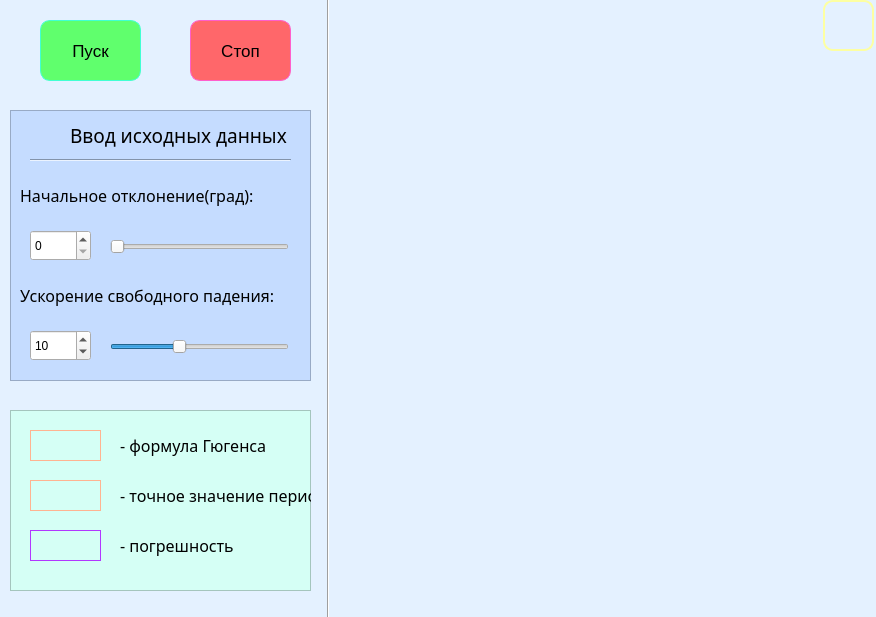
<?xml version="1.0" encoding="UTF-8"?>
<ui version="4.0">
 <class>Mathemati</class>
 <widget class="QDialog" name="Mathemati">
  <property name="geometry">
   <rect>
    <x>0</x>
    <y>0</y>
    <width>876</width>
    <height>617</height>
   </rect>
  </property>
  <property name="font">
   <font>
    <pointsize>11</pointsize>
   </font>
  </property>
  <property name="windowTitle">
   <string>Dialog</string>
  </property>
  <property name="styleSheet">
   <string notr="true">background-color:rgb(228, 241, 255)</string>
  </property>
  <widget class="QPushButton" name="pushButton_2">
   <property name="geometry">
    <rect>
     <x>40</x>
     <y>20</y>
     <width>101</width>
     <height>61</height>
    </rect>
   </property>
   <property name="font">
    <font>
     <pointsize>13</pointsize>
     <weight>50</weight>
     <bold>false</bold>
     <underline>false</underline>
    </font>
   </property>
   <property name="mouseTracking">
    <bool>false</bool>
   </property>
   <property name="styleSheet">
    <string notr="true">QPushButton{
 font-size:13pt;
 background-color:rgb(96, 255, 109);
 border-style: solid;
 border-width:1px;
 border-radius:10px;
 border-color: rgb(65, 255, 211);

}

QPushButton:hover{
 background-color: rgb(67, 255, 64)

}

QPushButton:pressed{
 background-color:rgb(155, 232, 255)
}


</string>
   </property>
   <property name="text">
    <string>Пуск</string>
   </property>
  </widget>
  <widget class="QPushButton" name="pushButton_3">
   <property name="geometry">
    <rect>
     <x>190</x>
     <y>20</y>
     <width>101</width>
     <height>61</height>
    </rect>
   </property>
   <property name="font">
    <font>
     <pointsize>13</pointsize>
     <weight>50</weight>
     <italic>false</italic>
     <bold>false</bold>
     <underline>false</underline>
     <strikeout>false</strikeout>
     <kerning>true</kerning>
    </font>
   </property>
   <property name="styleSheet">
    <string notr="true">QPushButton{
 font-size:13pt;
 background-color: rgb(255, 103, 106);
 border-style: solid;
 border-width:1px;
 border-radius:10px;
 border-color: rgb(255, 94, 204);

}

QPushButton:hover{
 background-color: rgb(255, 62, 65)

}

QPushButton:pressed{
 background-color:rgb(255, 84, 224)
}

</string>
   </property>
   <property name="text">
    <string>Стоп</string>
   </property>
  </widget>
  <widget class="Line" name="line">
   <property name="geometry">
    <rect>
     <x>320</x>
     <y>-20</y>
     <width>16</width>
     <height>651</height>
    </rect>
   </property>
   <property name="font">
    <font>
     <pointsize>11</pointsize>
     <weight>50</weight>
     <bold>false</bold>
    </font>
   </property>
   <property name="styleSheet">
    <string notr="true">background-color: solid</string>
   </property>
   <property name="orientation">
    <enum>Qt::Vertical</enum>
   </property>
  </widget>
  <widget class="QFrame" name="frame">
   <property name="geometry">
    <rect>
     <x>10</x>
     <y>110</y>
     <width>301</width>
     <height>271</height>
    </rect>
   </property>
   <property name="styleSheet">
    <string notr="true">QFrame{
background-color:rgb(197, 220, 255)
}</string>
   </property>
   <property name="frameShape">
    <enum>QFrame::StyledPanel</enum>
   </property>
   <property name="frameShadow">
    <enum>QFrame::Raised</enum>
   </property>
   <widget class="QLabel" name="label">
    <property name="geometry">
     <rect>
      <x>60</x>
      <y>10</y>
      <width>231</width>
      <height>31</height>
     </rect>
    </property>
    <property name="font">
     <font>
      <family>Sitka Heading</family>
      <pointsize>14</pointsize>
     </font>
    </property>
    <property name="styleSheet">
     <string notr="true">QLabel{
 background-color: solid;



}</string>
    </property>
    <property name="text">
     <string>Ввод исходных данных  </string>
    </property>
   </widget>
   <widget class="QSpinBox" name="spinBox">
    <property name="geometry">
     <rect>
      <x>20</x>
      <y>120</y>
      <width>61</width>
      <height>31</height>
     </rect>
    </property>
    <property name="styleSheet">
     <string notr="true">background-color: solid</string>
    </property>
    <property name="maximum">
     <number>179</number>
    </property>
    <property name="stepType">
     <enum>QAbstractSpinBox::AdaptiveDecimalStepType</enum>
    </property>
    <property name="value">
     <number>0</number>
    </property>
   </widget>
   <widget class="QSlider" name="horizontalSlider">
    <property name="geometry">
     <rect>
      <x>100</x>
      <y>126</y>
      <width>179</width>
      <height>21</height>
     </rect>
    </property>
    <property name="styleSheet">
     <string notr="true">background-color: solid</string>
    </property>
    <property name="maximum">
     <number>179</number>
    </property>
    <property name="orientation">
     <enum>Qt::Horizontal</enum>
    </property>
   </widget>
   <widget class="QLabel" name="label_4">
    <property name="geometry">
     <rect>
      <x>10</x>
      <y>70</y>
      <width>261</width>
      <height>31</height>
     </rect>
    </property>
    <property name="font">
     <font>
      <family>Sitka Display</family>
      <pointsize>12</pointsize>
     </font>
    </property>
    <property name="styleSheet">
     <string notr="true">background-color: solid</string>
    </property>
    <property name="text">
     <string>Начальное отклонение(град):</string>
    </property>
   </widget>
   <widget class="Line" name="line_2">
    <property name="geometry">
     <rect>
      <x>20</x>
      <y>40</y>
      <width>261</width>
      <height>20</height>
     </rect>
    </property>
    <property name="styleSheet">
     <string notr="true">Line {
background-color:solid

}</string>
    </property>
    <property name="orientation">
     <enum>Qt::Horizontal</enum>
    </property>
   </widget>
   <widget class="QLabel" name="label_5">
    <property name="geometry">
     <rect>
      <x>10</x>
      <y>170</y>
      <width>271</width>
      <height>31</height>
     </rect>
    </property>
    <property name="font">
     <font>
      <family>Sitka Display</family>
      <pointsize>12</pointsize>
     </font>
    </property>
    <property name="styleSheet">
     <string notr="true">background-color: solid</string>
    </property>
    <property name="text">
     <string>Ускорение свободного падения:</string>
    </property>
   </widget>
   <widget class="QSlider" name="horizontalSlider_2">
    <property name="geometry">
     <rect>
      <x>100</x>
      <y>226</y>
      <width>179</width>
      <height>21</height>
     </rect>
    </property>
    <property name="styleSheet">
     <string notr="true">background-color: solid</string>
    </property>
    <property name="minimum">
     <number>1</number>
    </property>
    <property name="maximum">
     <number>25</number>
    </property>
    <property name="value">
     <number>10</number>
    </property>
    <property name="orientation">
     <enum>Qt::Horizontal</enum>
    </property>
   </widget>
   <widget class="QSpinBox" name="spinBox_2">
    <property name="geometry">
     <rect>
      <x>20</x>
      <y>220</y>
      <width>61</width>
      <height>31</height>
     </rect>
    </property>
    <property name="styleSheet">
     <string notr="true">background-color: solid</string>
    </property>
    <property name="minimum">
     <number>1</number>
    </property>
    <property name="maximum">
     <number>25</number>
    </property>
    <property name="stepType">
     <enum>QAbstractSpinBox::AdaptiveDecimalStepType</enum>
    </property>
    <property name="value">
     <number>10</number>
    </property>
   </widget>
  </widget>
  <widget class="QCustomPlot" name="widget" native="true">
   <property name="geometry">
    <rect>
     <x>370</x>
     <y>20</y>
     <width>441</width>
     <height>241</height>
    </rect>
   </property>
   <property name="styleSheet">
    <string notr="true"> background-color: solid</string>
   </property>
  </widget>
  <widget class="QFrame" name="frame_2">
   <property name="geometry">
    <rect>
     <x>10</x>
     <y>410</y>
     <width>301</width>
     <height>181</height>
    </rect>
   </property>
   <property name="styleSheet">
    <string notr="true">background-color:rgb(213, 255, 245)</string>
   </property>
   <property name="frameShape">
    <enum>QFrame::StyledPanel</enum>
   </property>
   <property name="frameShadow">
    <enum>QFrame::Raised</enum>
   </property>
   <widget class="QLabel" name="label_2">
    <property name="geometry">
     <rect>
      <x>20</x>
      <y>20</y>
      <width>71</width>
      <height>31</height>
     </rect>
    </property>
    <property name="font">
     <font>
      <pointsize>10</pointsize>
     </font>
    </property>
    <property name="styleSheet">
     <string notr="true">QLabel{
 background-color: solid;
 border-style: solid;
 border-width:1px;
 border-radius:20px;
 border-color: rgb(255, 179, 144);

}</string>
    </property>
    <property name="text">
     <string/>
    </property>
   </widget>
   <widget class="QLabel" name="label_6">
    <property name="geometry">
     <rect>
      <x>110</x>
      <y>70</y>
      <width>211</width>
      <height>31</height>
     </rect>
    </property>
    <property name="font">
     <font>
      <family>Sitka Display</family>
      <pointsize>12</pointsize>
     </font>
    </property>
    <property name="styleSheet">
     <string notr="true">background-color: solid</string>
    </property>
    <property name="text">
     <string>- точное значение периода</string>
    </property>
   </widget>
   <widget class="QLabel" name="label_7">
    <property name="geometry">
     <rect>
      <x>20</x>
      <y>70</y>
      <width>71</width>
      <height>31</height>
     </rect>
    </property>
    <property name="font">
     <font>
      <pointsize>10</pointsize>
     </font>
    </property>
    <property name="styleSheet">
     <string notr="true">QLabel{
 background-color: solid;
 border-style: solid;
 border-width:1px;
 border-radius:20px;
 border-color: rgb(255, 179, 144);

}</string>
    </property>
    <property name="text">
     <string/>
    </property>
   </widget>
   <widget class="QLabel" name="label_3">
    <property name="geometry">
     <rect>
      <x>110</x>
      <y>20</y>
      <width>181</width>
      <height>31</height>
     </rect>
    </property>
    <property name="font">
     <font>
      <family>Sitka Display</family>
      <pointsize>12</pointsize>
     </font>
    </property>
    <property name="styleSheet">
     <string notr="true">background-color: solid</string>
    </property>
    <property name="text">
     <string>- формула Гюгенса</string>
    </property>
   </widget>
   <widget class="QLabel" name="label_8">
    <property name="geometry">
     <rect>
      <x>20</x>
      <y>120</y>
      <width>71</width>
      <height>31</height>
     </rect>
    </property>
    <property name="font">
     <font>
      <pointsize>10</pointsize>
     </font>
    </property>
    <property name="styleSheet">
     <string notr="true">QLabel{
 background-color: solid;
 border-style: solid;
 border-width:1px;
 border-radius:20px;
 border-color: rgb(178, 55, 255);

}</string>
    </property>
    <property name="text">
     <string/>
    </property>
   </widget>
   <widget class="QLabel" name="label_9">
    <property name="geometry">
     <rect>
      <x>110</x>
      <y>120</y>
      <width>211</width>
      <height>31</height>
     </rect>
    </property>
    <property name="font">
     <font>
      <family>Sitka Display</family>
      <pointsize>12</pointsize>
     </font>
    </property>
    <property name="styleSheet">
     <string notr="true">background-color: solid</string>
    </property>
    <property name="text">
     <string>- погрешность </string>
    </property>
   </widget>
  </widget>
  <widget class="QPushButton" name="pushButton">
   <property name="geometry">
    <rect>
     <x>823</x>
     <y>0</y>
     <width>51</width>
     <height>51</height>
    </rect>
   </property>
   <property name="font">
    <font>
     <family>MT Extra</family>
     <pointsize>8</pointsize>
    </font>
   </property>
   <property name="styleSheet">
    <string notr="true">QPushButton{
background-color:solid;
 border-style: solid;
 border-width:2px;
 border-radius:10px;
 border-color: rgb(253, 255, 162);

}

QPushButton:hover{

 border-color: rgb(255, 164, 84);

}

QPushButton:pressed{
 border-color:rgb(155, 232, 255)
}
</string>
   </property>
   <property name="text">
    <string/>
   </property>
   <property name="iconSize">
    <size>
     <width>40</width>
     <height>40</height>
    </size>
   </property>
  </widget>
 </widget>
 <customwidgets>
  <customwidget>
   <class>QCustomPlot</class>
   <extends>QWidget</extends>
   <header>qcustomplot.h</header>
   <container>1</container>
  </customwidget>
 </customwidgets>
 <resources/>
 <connections>
  <connection>
   <sender>horizontalSlider</sender>
   <signal>valueChanged(int)</signal>
   <receiver>spinBox</receiver>
   <slot>setValue(int)</slot>
   <hints>
    <hint type="sourcelabel">
     <x>111</x>
     <y>270</y>
    </hint>
    <hint type="destinationlabel">
     <x>34</x>
     <y>270</y>
    </hint>
   </hints>
  </connection>
  <connection>
   <sender>spinBox</sender>
   <signal>valueChanged(int)</signal>
   <receiver>horizontalSlider</receiver>
   <slot>setValue(int)</slot>
   <hints>
    <hint type="sourcelabel">
     <x>44</x>
     <y>268</y>
    </hint>
    <hint type="destinationlabel">
     <x>111</x>
     <y>270</y>
    </hint>
   </hints>
  </connection>
  <connection>
   <sender>spinBox_2</sender>
   <signal>valueChanged(int)</signal>
   <receiver>horizontalSlider_2</receiver>
   <slot>setValue(int)</slot>
   <hints>
    <hint type="sourcelabel">
     <x>66</x>
     <y>341</y>
    </hint>
    <hint type="destinationlabel">
     <x>133</x>
     <y>342</y>
    </hint>
   </hints>
  </connection>
  <connection>
   <sender>horizontalSlider_2</sender>
   <signal>valueChanged(int)</signal>
   <receiver>spinBox_2</receiver>
   <slot>setValue(int)</slot>
   <hints>
    <hint type="sourcelabel">
     <x>128</x>
     <y>351</y>
    </hint>
    <hint type="destinationlabel">
     <x>67</x>
     <y>352</y>
    </hint>
   </hints>
  </connection>
 </connections>
</ui>
